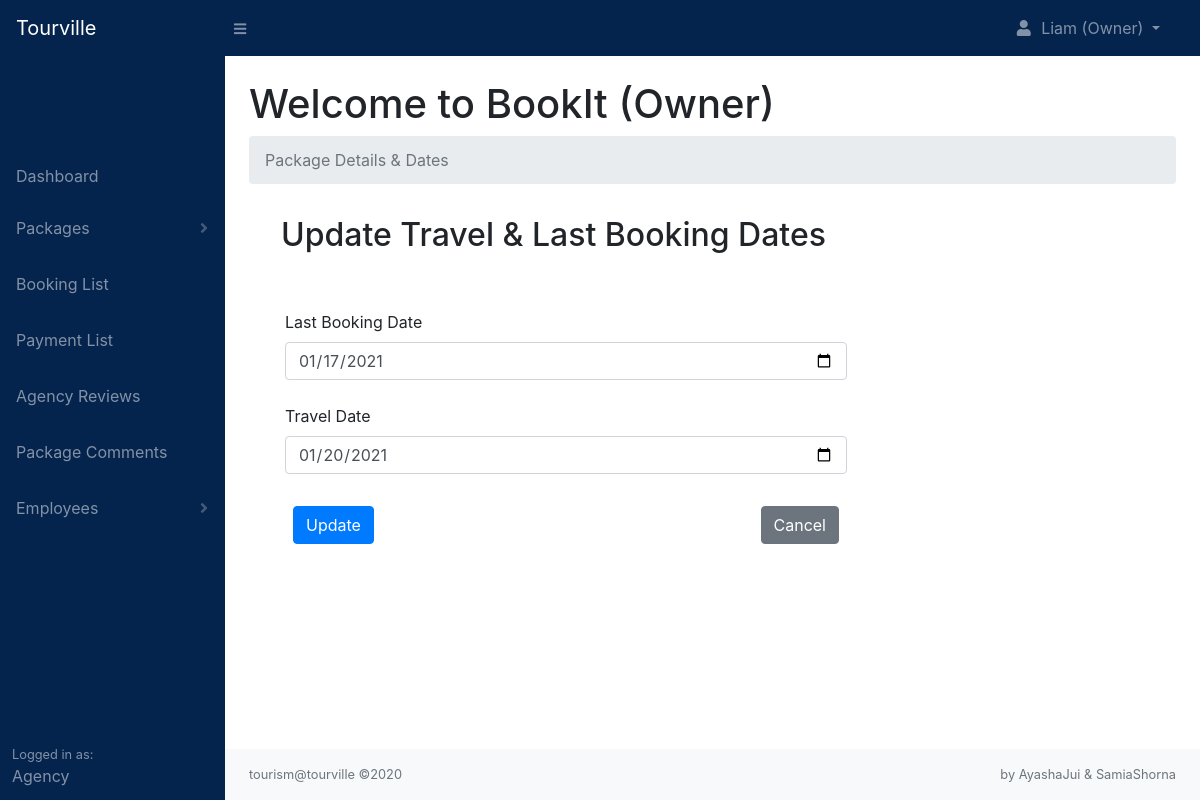
The app's page /agency/packages.php?page=update_date&extend=23 (signed in), older data.
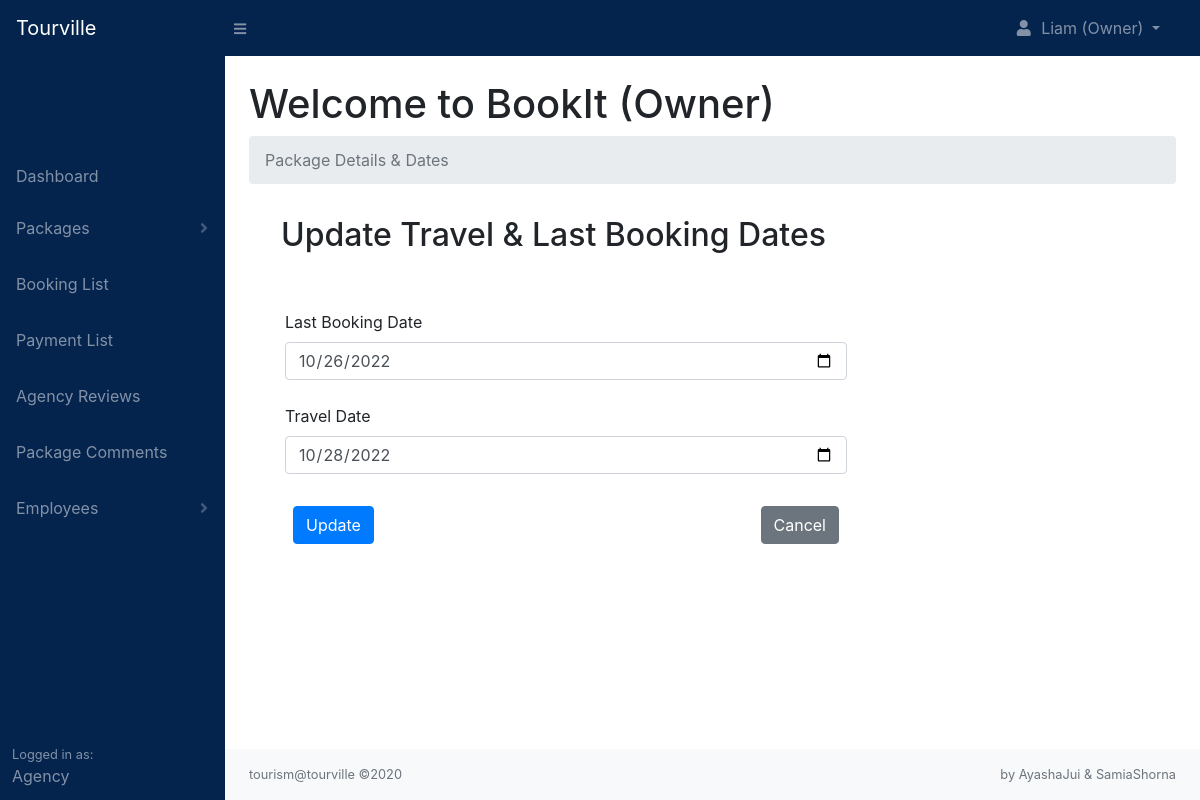
The same page, newer data.
### tables this page shows
CREATE TABLE `package_dates` (
  `date_id` int(11) NOT NULL,
  `package_id` int(11) NOT NULL,
  `agency_id` int(11) NOT NULL,
  `last_date` date NOT NULL,
  `travel_date` date NOT NULL,
  `status` varchar(255) NOT NULL,
  `date` date NOT NULL
);

### agency/includes/update_date.php (the view, shortened to what this page needs)
<?php
    function readDates($date_id){
        include '../includes/db.php';
        $stmt = $pdo->prepare('SELECT * FROM package_dates WHERE date_id = :date_id');
        $stmt->execute([':date_id' => $date_id]);
        $package_dates = $stmt->fetch(PDO::FETCH_ASSOC);
        return $package_dates;
    }
    if(isset($_SESSION['agency_id'])){
        $agency_id  = $_SESSION['agency_id'];
        if(isset($_GET['edit'])){
            $date_id    = $_GET['edit'];
            $dates = readDates($date_id);
            $package_id = $dates['package_id'];
            $status     = 'booking on';
            $date       = $dates['date'];
            updateDates($status, $date_id, $date, $agency_id, $package_id);
        }
        else if(isset($_GET['extend'])){
            $date_id    = $_GET['extend'];
            $dates = readDates($date_id);
        }
    }
?>
<div class="container">
    <h2 class="p-2 pb-5">Update Travel & Last Booking Dates</h2>
    <form action="" method="post" class="col-md-8">
        <div class="form-group pb-2">
            <label for="last_date">Last Booking Date</label>
            <input type="date" name="last_date" value="<?php echo $dates['last_date']; ?>" id="" class="form-control">
        </div>
        <div class="form-group pb-2">
            <label for="travel_date">Travel Date</label>
            <input type="date" name="travel_date" value="<?php echo $dates['travel_date']; ?>" id="" class="form-control">
        </div>
        <div class="form-group p-2">
            <input type="submit" value="Update" name="update_date" class="btn btn-primary">
            <a href="packages.php?page=package_date" type="button" class="btn btn-secondary float-right">Cancel</a>
        </div>
    </form>
</div>

Row changes from the older to the newer data that the page shows:
changed package_dates: last_date "01/17/2021" → "10/26/2022"; travel_date "01/20/2021" → "10/28/2022"
